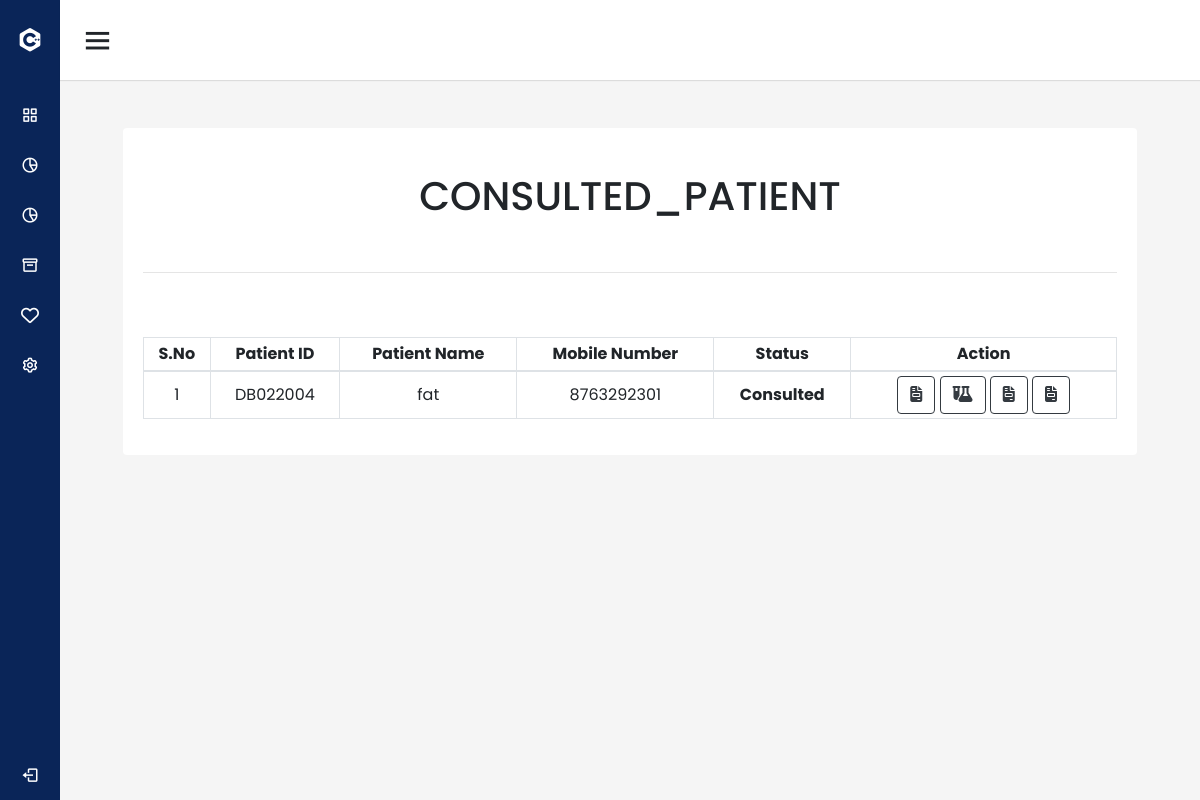
Before: /inventory/patients/ (signed in) with the older database file.
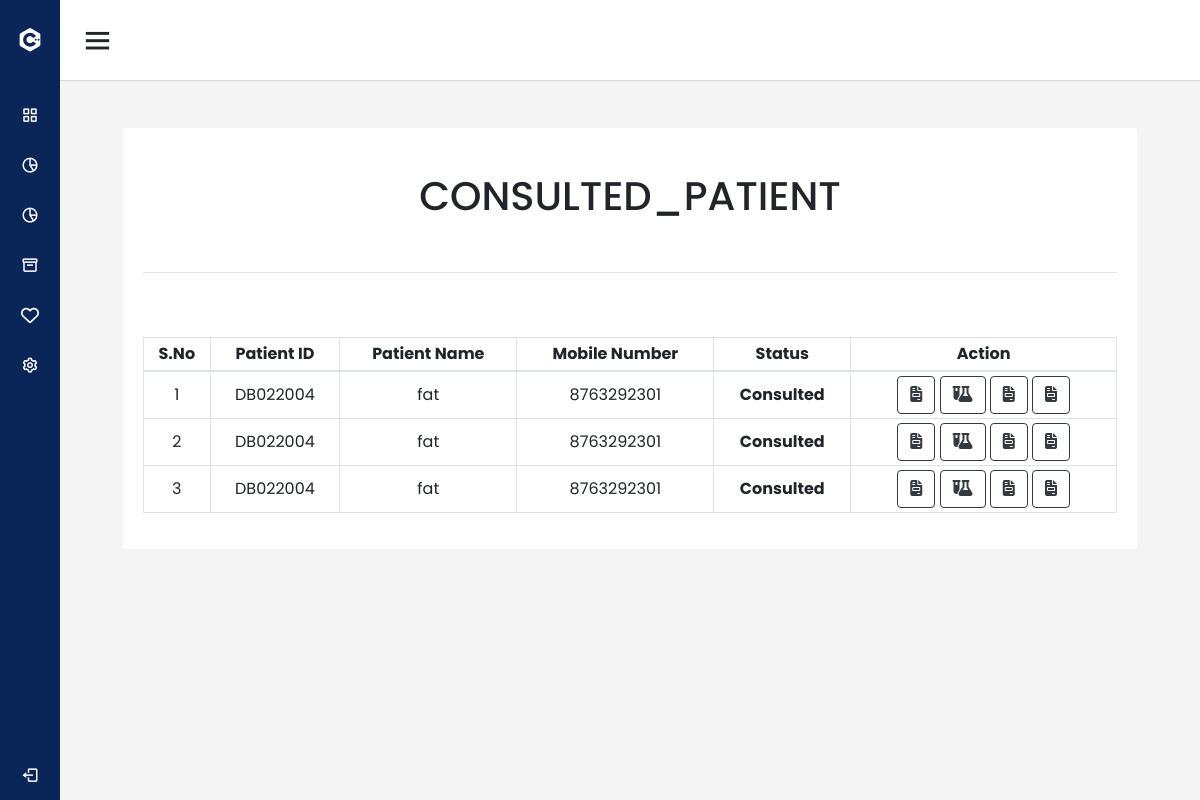
After: the same page with the newer database file.
### management/models.py (models this page shows, shortened)
class TodayPatients(models.Model):
    patient=models.ForeignKey(PatientDetails,on_delete=models.CASCADE)
    created_at=models.DateTimeField(auto_now_add=True)
    updated_at = models.DateTimeField(auto_now=True)
    is_active=   models.BooleanField('Is active', default=False)
    is_vital=   models.BooleanField(default=False)
    is_consulted=   models.BooleanField(default=False)
    is_seperated=models.BooleanField(default=False)
    vitals=models.ForeignKey(GeneralVitals_new,on_delete=models.CASCADE,null=True,blank=True)

class PatientDetails(models.Model):
    patient_id= models.CharField(max_length=30)
    patient_name= models.CharField(max_length=30)
    fathers_name= models.CharField(max_length=30)
    age= models.CharField(max_length=30)
    date_of_birth= models.DateField()
    gender= models.CharField(max_length=30)
    blood_group=models.CharField(max_length=30,null=True,blank=True)
    address= models.TextField(max_length=30)
    phone_number = models.IntegerField(null=True,blank=True,error_messages={'phone_number':'Enter a valid phone number'})

### inventory/views.py (the view)
# urls.py: path('patients/', views.patients, name='inventory_patients'),
@login_required(login_url='login_view')
def patients(request):
    if request.method == "POST":
        id = request.POST.get('name')
        data ={}
        return JsonResponse(data)
    else:
        x= TodayPatients.objects.filter(created_at__contains=datetime.datetime.today().date(),is_consulted=True)
        return render(request,'inventory/patients.html',{'x':x})

### inventory/templates/inventory/patients.html (shortened to what this page needs)
{% extends "management/navbar.html" %}
{% load static %}
{% block content %}
<section id="out_patient">
    <div class="container-fluid">
        <div class="card mt-4 mx-5">
            <div class="card-body">
                <h1 class="card-title text-center mt-4">CONSULTED_PATIENT</h1><br>
                <hr><br><br>
                <table id="example" class="table table-bordered text-center" style="width:100%">
                    <thead>
                        <tr>
                            <th class="text-center">S.No</th>
                            <th class="text-center">Patient&nbsp;ID</th>
                            <th class="text-center">Patient&nbsp;Name</th>
                            <th class="text-center">Mobile&nbsp;Number</th>
                            <th class="text-center">Status</th>
                            <th class="text-center">Action</th>
                        </tr>
                    </thead>
                    <tbody>
                        {% for i in x %}
                        <tr>
                            <td>{{forloop.counter}}</td>
                            <td>{{i.patient.patient_id}}</td>
                            <td>{{i.patient.patient_name}}</td>
                            <td>{{i.patient.phone_number}}</td>
                            <td>
                                <strong>Consulted</strong>
                            </td>
                            <td>
                                     <a href="{% url 'inventory_consult_fees' i.id %}"><button type="button"
                                         class="btn btn-outline-dark"  data-toggle="tooltip" data-placement="bottom" title="Fees"><i class="fa-solid fa-file-invoice"></i></button></a>
                                         <a href="{% url 'inventory_lab_test' i.id %}"><button type="button"
                                         class="btn btn-outline-dark" data-toggle="tooltip" data-placement="bottom" title="Lab Test"><i class="fa-solid fa-flask-vial"></i></button></a>
                                         {% if i.is_seperated %}
                                         <a href="{% url 'inventory_medicine_bill' i.id %}"><button type="button"
                                            class="btn btn-outline-dark"  data-toggle="tooltip" data-placement="bottom" title="Bill"><i class="fa-solid fa-file-invoice"></i></button></a>
                                            <a href="{% url 'inventory_out_medicine' i.id %}"><button type="button"
                                                class="btn btn-outline-dark"  data-toggle="tooltip" data-placement="bottom" title="Out_list"><i class="fa-solid fa-file-invoice"></i></button></a>
                                         {% else %}
                                         <a href="{% url 'inventory_prescription' i.id %}"><button type="button"
                                         class="btn btn-outline-dark" data-toggle="tooltip" data-placement="bottom" title="Prescription"><i class="fa-solid fa-pills"></i></button></a>
                                         {% endif %}
                            </td>
                        </tr>
                        {% endfor %}
                    </tbody>
                </table>
            </div>
        </div>
    </div>
</section>
{% endblock %}

Changed rows visible on the page:
now on this page (row edited): TodayPatients: patient.patient_id "DB022004", patient.patient_name "fat", patient.phone_number "8763292301", is_seperated True (drawn)
added TodayPatients: patient.patient_id "DB022004", patient.patient_name "fat", patient.phone_number "8763292301", is_seperated True (drawn)
